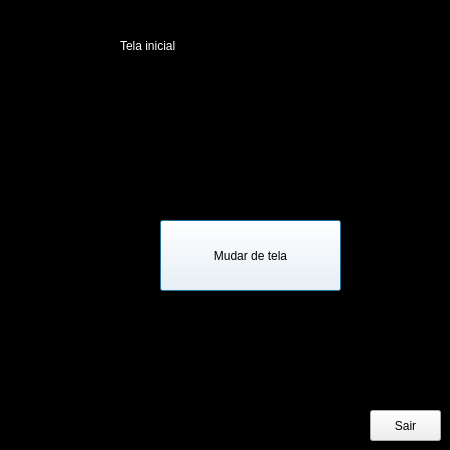
<?xml version="1.0" encoding="UTF-8"?>
<ui version="4.0">
 <class>Dialog</class>
 <widget class="QDialog" name="Dialog">
  <property name="geometry">
   <rect>
    <x>0</x>
    <y>0</y>
    <width>450</width>
    <height>450</height>
   </rect>
  </property>
  <property name="minimumSize">
   <size>
    <width>450</width>
    <height>450</height>
   </size>
  </property>
  <property name="maximumSize">
   <size>
    <width>450</width>
    <height>450</height>
   </size>
  </property>
  <property name="windowTitle">
   <string>Dialog</string>
  </property>
  <property name="styleSheet">
   <string notr="true">background-color: black;</string>
  </property>
  <widget class="QLabel" name="label">
   <property name="geometry">
    <rect>
     <x>120</x>
     <y>10</y>
     <width>251</width>
     <height>71</height>
    </rect>
   </property>
   <property name="styleSheet">
    <string notr="true">font: 75 36pt &quot;Bosch Office Sans&quot;;
color: rgb(255, 255, 255);
background: none</string>
   </property>
   <property name="text">
    <string>Tela inicial</string>
   </property>
  </widget>
  <widget class="QPushButton" name="mudar">
   <property name="geometry">
    <rect>
     <x>160</x>
     <y>220</y>
     <width>181</width>
     <height>71</height>
    </rect>
   </property>
   <property name="styleSheet">
    <string notr="true">background-color: white;
font: 87 16pt &quot;Bosch Sans Black&quot;;</string>
   </property>
   <property name="text">
    <string>Mudar de tela</string>
   </property>
  </widget>
  <widget class="QPushButton" name="siar">
   <property name="geometry">
    <rect>
     <x>370</x>
     <y>410</y>
     <width>71</width>
     <height>31</height>
    </rect>
   </property>
   <property name="styleSheet">
    <string notr="true">background-color: none;
</string>
   </property>
   <property name="text">
    <string>Sair</string>
   </property>
  </widget>
  <widget class="QLabel" name="label_3">
   <property name="geometry">
    <rect>
     <x>-10</x>
     <y>-10</y>
     <width>461</width>
     <height>461</height>
    </rect>
   </property>
   <property name="text">
    <string/>
   </property>
   <property name="pixmap">
    <pixmap>../../../Pictures/Wilson.png</pixmap>
   </property>
   <property name="scaledContents">
    <bool>true</bool>
   </property>
  </widget>
  <zorder>label_3</zorder>
  <zorder>label</zorder>
  <zorder>mudar</zorder>
  <zorder>siar</zorder>
 </widget>
 <resources>
  <include location="../img/img.qrc"/>
 </resources>
 <connections/>
</ui>
